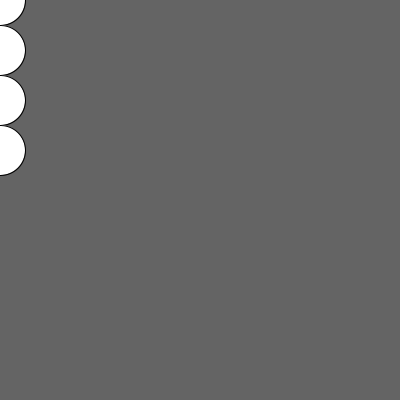
Frame 1 (no input)
Frame 60 (the mouse pressed at the canvas centre just before this capture): identical to frame 1, image omitted
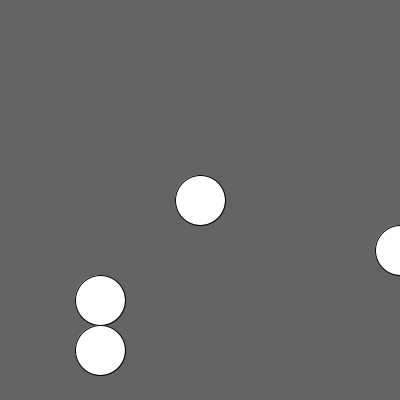
Frame 120 (the mouse held since frame 60 and released just before this capture)

The Processing sketch that drew these frames (run headless with seeded random() and noise(); from frame 60 on, the mouse is pressed at the canvas centre):

// Processing sketch: processing_51206
// ── processing_51206.pde

//Fooling around with positions, relative to the mouseX

void setup()
{
  size(400, 400);
  smooth();
}

void draw()
{
  background(100);

  ellipse(mouseX, mouseY, 50, 50);
  ellipse(mouseX*2, mouseY+50, 50, 50);
  ellipse(mouseX/2, mouseY+100, 50, 50);

  //A little bit zanier...
  //normalize the mouse position (get it between 0 and 1
  float n = mouseX/400.0;
  //float n = norm(mouseX, 0,width); //or try this!
  float nx = (n*n) * 400.0; //a factor of n squared, scaled up to the canvas
  //float nx = pow(n,2) * 400.0; //or try this!
  ellipse(nx, mouseY+150, 50, 50);
}
